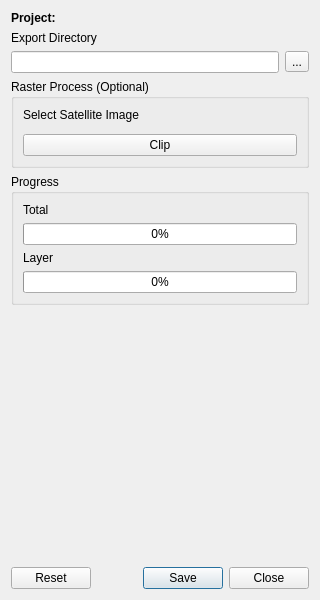
<?xml version="1.0" encoding="UTF-8"?>
<ui version="4.0">
 <class>MunPackageDialogBase</class>
 <widget class="QDialog" name="MunPackageDialogBase">
  <property name="geometry">
   <rect>
    <x>0</x>
    <y>0</y>
    <width>320</width>
    <height>600</height>
   </rect>
  </property>
  <property name="windowTitle">
   <string>Mun Package for QField</string>
  </property>
  <property name="sizeGripEnabled">
   <bool>false</bool>
  </property>
  <property name="modal">
   <bool>false</bool>
  </property>
  <layout class="QVBoxLayout" name="verticalLayout_main">
   <item>
    <layout class="QHBoxLayout" name="horizontalLayout_project">
     <item>
      <widget class="QLabel" name="label_project_text">
       <property name="text">
        <string>&lt;html&gt;&lt;head/&gt;&lt;body&gt;&lt;p&gt;&lt;span style=&quot; font-weight:600;&quot;&gt;Project:&lt;/span&gt;&lt;/p&gt;&lt;/body&gt;&lt;/html&gt;</string>
       </property>
      </widget>
     </item>
     <item>
      <widget class="QLabel" name="project_lbl">
       <property name="sizePolicy">
        <sizepolicy hsizetype="MinimumExpanding" vsizetype="Preferred">
         <horstretch>0</horstretch>
         <verstretch>0</verstretch>
        </sizepolicy>
       </property>
       <property name="text">
        <string/>
       </property>
      </widget>
     </item>
    </layout>
   </item>
   <item>
    <layout class="QGridLayout" name="gridLayout_export">
     <item row="0" column="0">
      <widget class="QLabel" name="label_export_dir">
       <property name="text">
        <string>Export Directory</string>
       </property>
      </widget>
     </item>
     <item row="1" column="0">
      <widget class="QLineEdit" name="manualDir"/>
     </item>
     <item row="1" column="1">
      <widget class="QToolButton" name="manualDir_btn">
       <property name="text">
        <string>...</string>
       </property>
      </widget>
     </item>
    </layout>
   </item>
   <item>
    <widget class="QGroupBox" name="rasterGroupBox">
     <property name="title">
      <string>Raster Process (Optional)</string>
     </property>
     <layout class="QVBoxLayout" name="verticalLayout_raster">
      <item>
       <widget class="QLabel" name="label_satellite">
        <property name="text">
         <string>Select Satellite Image</string>
        </property>
       </widget>
      </item>
      <item>
       <widget class="QgsFileWidget" name="select_rasterlayer"/>
      </item>
      <item>
       <widget class="QPushButton" name="run_clip">
        <property name="text">
         <string>Clip</string>
        </property>
       </widget>
      </item>
     </layout>
    </widget>
   </item>
   <item>
    <widget class="QGroupBox" name="progressGroupBox">
     <property name="title">
      <string>Progress</string>
     </property>
     <layout class="QVBoxLayout" name="verticalLayout_progress">
      <item>
       <widget class="QLabel" name="label_total">
        <property name="text">
         <string>Total</string>
        </property>
       </widget>
      </item>
      <item>
       <widget class="QProgressBar" name="totalProgressBar">
        <property name="value">
         <number>0</number>
        </property>
       </widget>
      </item>
      <item>
       <widget class="QLabel" name="statusLabel">
        <property name="text">
         <string>Layer</string>
        </property>
       </widget>
      </item>
      <item>
       <widget class="QProgressBar" name="layerProgressBar">
        <property name="value">
         <number>0</number>
        </property>
       </widget>
      </item>
     </layout>
    </widget>
   </item>
   <item>
    <spacer name="verticalSpacer">
     <property name="orientation">
      <enum>Qt::Vertical</enum>
     </property>
     <property name="sizeType">
      <enum>QSizePolicy::Expanding</enum>
     </property>
     <property name="sizeHint" stdset="0">
      <size>
       <width>20</width>
       <height>40</height>
      </size>
     </property>
    </spacer>
   </item>
   <item>
    <widget class="QDialogButtonBox" name="button_box">
     <property name="orientation">
      <enum>Qt::Horizontal</enum>
     </property>
     <property name="standardButtons">
      <set>QDialogButtonBox::Close|QDialogButtonBox::Reset|QDialogButtonBox::Save</set>
     </property>
    </widget>
   </item>
  </layout>
 </widget>
 <customwidgets>
  <customwidget>
   <class>QgsFileWidget</class>
   <extends>QWidget</extends>
   <header>qgsfilewidget.h</header>
  </customwidget>
 </customwidgets>
 <resources/>
 <connections>
  <connection>
   <sender>button_box</sender>
   <signal>rejected()</signal>
   <receiver>MunPackageDialogBase</receiver>
   <slot>reject()</slot>
   <hints>
    <hint type="sourcelabel">
     <x>20</x>
     <y>20</y>
    </hint>
    <hint type="destinationlabel">
     <x>20</x>
     <y>20</y>
    </hint>
   </hints>
  </connection>
 </connections>
</ui>
